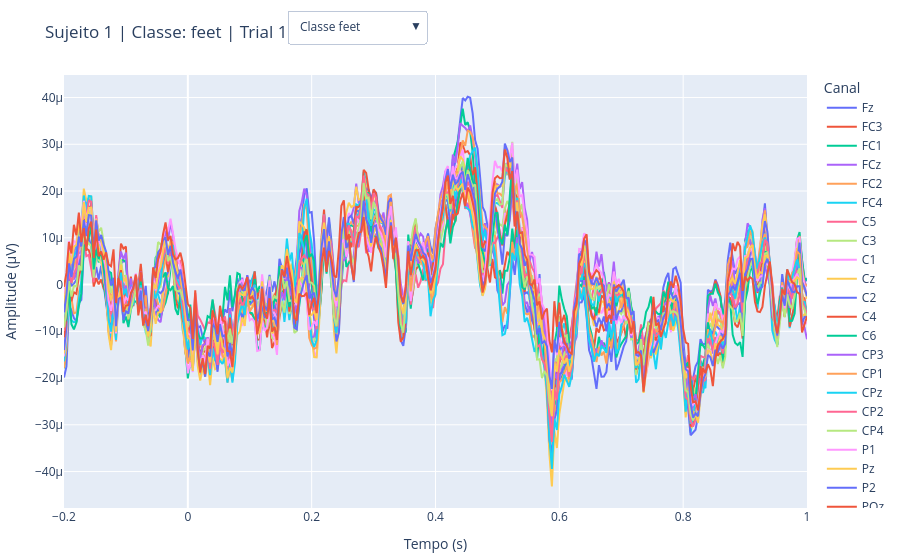

The cell this chart's notebook holds for it:
### Code cell
# SELECIONAR CLASSE

participant = 1
dataset = BNCI2014_001() # dataset usado
data = dataset.get_data(subjects=[participant]) 

session_key = list(data[participant].keys())[0]
run_key = list(data[participant][session_key].keys())[0]
raw = data[participant][session_key][run_key]

events, event_id = mne.events_from_annotations(raw) 
epochs = mne.Epochs(raw, events, event_id=event_id,
tmin=-0.2, tmax=1.0, baseline=None, preload=True)

epochs.pick('eeg') # mantem apenas os canais de eeg

classes = list(event_id.keys()) 
idx = 0
ch_names = epochs.ch_names
n_ch = len(ch_names)

fig = go.Figure()
traces_por_classes = []

for c_idx, classe in enumerate(classes):

    ep_classe = epochs[classe] 
    trial = ep_classe[idx].get_data()[0]
    times = ep_classe.times

    inicio = len(fig.data)
    for ch_idx, ch_name in enumerate(ch_names):
        fig.add_trace(go.Scatter(x=times, y=trial[ch_idx], mode='lines', name=ch_name, legendgroup=f"classe_{c_idx}", visible=(c_idx == 0)))
    traces_por_classes.append((inicio, inicio + n_ch)) 

total_traces = len(fig.data)
buttons = []

for c_idx, classe in enumerate(classes):
    visible_mask = [False] * total_traces
    inicio, fim = traces_por_classes[c_idx]
    for i in range(inicio, fim):
        visible_mask[i] = True

    buttons.append(dict(
        label=f"Classe {classe}",
        method="update",
        args=[
            {"visible": visible_mask},
            {"title": f"Sujeito{participant} | Classe: {classe} | Trial {idx+1}"}
        ]
    ))

fig.update_layout(
    updatemenus=[
        dict(
            buttons=buttons,
            direction="down",
            showactive=True,
            x=0.3,
            xanchor="left",
            y=1.15,
            yanchor="top"
        ),
    ],
    title=f"Sujeito {participant} | Classe: {classes[0]} | Trial {idx+1}",
    xaxis_title="Tempo (s)",
    yaxis_title="Amplitude (µV)",
    margin=dict(l=10, r=10, t=60, b=10),
    legend_title="Canal"
)
display(fig)

### Figure 1 — Plotly figure (JSON) as saved in the notebook; plotly's stock layout.template omitted (floating-point values rounded to 4 significant figures; data arrays with more than 128 entries replaced by an {"elided": "..."} marker saying what was removed)
{"data": [{"legendgroup": "classe_0", "mode": "lines", "name": "Fz", "type": "scatter", "visible": true, "x": {"elided": "301 float values"}, "y": {"elided": "301 float values"}}, {"legendgroup": "classe_0", "mode": "lines", "name": "FC3", "type": "scatter", "visible": true, "x": {"elided": "301 float values"}, "y": {"elided": "301 float values"}}, {"legendgroup": "classe_0", "mode": "lines", "name": "FC1", "type": "scatter", "visible": true, "x": {"elided": "301 float values"}, "y": {"elided": "301 float values"}}, {"legendgroup": "classe_0", "mode": "lines", "name": "FCz", "type": "scatter", "visible": true, "x": {"elided": "301 float values"}, "y": {"elided": "301 float values"}}, {"legendgroup": "classe_0", "mode": "lines", "name": "FC2", "type": "scatter", "visible": true, "x": {"elided": "301 float values"}, "y": {"elided": "301 float values"}}, {"legendgroup": "classe_0", "mode": "lines", "name": "FC4", "type": "scatter", "visible": true, "x": {"elided": "301 float values"}, "y": {"elided": "301 float values"}}, {"legendgroup": "classe_0", "mode": "lines", "name": "C5", "type": "scatter", "visible": true, "x": {"elided": "301 float values"}, "y": {"elided": "301 float values"}}, {"legendgroup": "classe_0", "mode": "lines", "name": "C3", "type": "scatter", "visible": true, "x": {"elided": "301 float values"}, "y": {"elided": "301 float values"}}, {"legendgroup": "classe_0", "mode": "lines", "name": "C1", "type": "scatter", "visible": true, "x": {"elided": "301 float values"}, "y": {"elided": "301 float values"}}, {"legendgroup": "classe_0", "mode": "lines", "name": "Cz", "type": "scatter", "visible": true, "x": {"elided": "301 float values"}, "y": {"elided": "301 float values"}}, {"legendgroup": "classe_0", "mode": "lines", "name": "C2", "type": "scatter", "visible": true, "x": {"elided": "301 float values"}, "y": {"elided": "301 float values"}}, {"legendgroup": "classe_0", "mode": "lines", "name": "C4", "type": "scatter", "visible": true, "x": {"elided": "301 float values"}, "y": {"elided": "301 float values"}}, {"legendgroup": "classe_0", "mode": "lines", "name": "C6", "type": "scatter", "visible": true, "x": {"elided": "301 float values"}, "y": {"elided": "301 float values"}}, {"legendgroup": "classe_0", "mode": "lines", "name": "CP3", "type": "scatter", "visible": true, "x": {"elided": "301 float values"}, "y": {"elided": "301 float values"}}, {"legendgroup": "classe_0", "mode": "lines", "name": "CP1", "type": "scatter", "visible": true, "x": {"elided": "301 float values"}, "y": {"elided": "301 float values"}}, {"legendgroup": "classe_0", "mode": "lines", "name": "CPz", "type": "scatter", "visible": true, "x": {"elided": "301 float values"}, "y": {"elided": "301 float values"}}, {"legendgroup": "classe_0", "mode": "lines", "name": "CP2", "type": "scatter", "visible": true, "x": {"elided": "301 float values"}, "y": {"elided": "301 float values"}}, {"legendgroup": "classe_0", "mode": "lines", "name": "CP4", "type": "scatter", "visible": true, "x": {"elided": "301 float values"}, "y": {"elided": "301 float values"}}, {"legendgroup": "classe_0", "mode": "lines", "name": "P1", "type": "scatter", "visible": true, "x": {"elided": "301 float values"}, "y": {"elided": "301 float values"}}, {"legendgroup": "classe_0", "mode": "lines", "name": "Pz", "type": "scatter", "visible": true, "x": {"elided": "301 float values"}, "y": {"elided": "301 float values"}}, {"legendgroup": "classe_0", "mode": "lines", "name": "P2", "type": "scatter", "visible": true, "x": {"elided": "301 float values"}, "y": {"elided": "301 float values"}}, {"legendgroup": "classe_0", "mode": "lines", "name": "POz", "type": "scatter", "visible": true, "x": {"elided": "301 float values"}, "y": {"elided": "301 float values"}}, {"legendgroup": "classe_1", "mode": "lines", "name": "Fz", "type": "scatter", "visible": false, "x": {"elided": "301 float values"}, "y": {"elided": "301 float values"}}, {"legendgroup": "classe_1", "mode": "lines", "name": "FC3", "type": "scatter", "visible": false, "x": {"elided": "301 float values"}, "y": {"elided": "301 float values"}}, {"legendgroup": "classe_1", "mode": "lines", "name": "FC1", "type": "scatter", "visible": false, "x": {"elided": "301 float values"}, "y": {"elided": "301 float values"}}, {"legendgroup": "classe_1", "mode": "lines", "name": "FCz", "type": "scatter", "visible": false, "x": {"elided": "301 float values"}, "y": {"elided": "301 float values"}}, {"legendgroup": "classe_1", "mode": "lines", "name": "FC2", "type": "scatter", "visible": false, "x": {"elided": "301 float values"}, "y": {"elided": "301 float values"}}, {"legendgroup": "classe_1", "mode": "lines", "name": "FC4", "type": "scatter", "visible": false, "x": {"elided": "301 float values"}, "y": {"elided": "301 float values"}}, {"legendgroup": "classe_1", "mode": "lines", "name": "C5", "type": "scatter", "visible": false, "x": {"elided": "301 float values"}, "y": {"elided": "301 float values"}}, {"legendgroup": "classe_1", "mode": "lines", "name": "C3", "type": "scatter", "visible": false, "x": {"elided": "301 float values"}, "y": {"elided": "301 float values"}}, {"legendgroup": "classe_1", "mode": "lines", "name": "C1", "type": "scatter", "visible": false, "x": {"elided": "301 float values"}, "y": {"elided": "301 float values"}}, {"legendgroup": "classe_1", "mode": "lines", "name": "Cz", "type": "scatter", "visible": false, "x": {"elided": "301 float values"}, "y": {"elided": "301 float values"}}, {"legendgroup": "classe_1", "mode": "lines", "name": "C2", "type": "scatter", "visible": false, "x": {"elided": "301 float values"}, "y": {"elided": "301 float values"}}, {"legendgroup": "classe_1", "mode": "lines", "name": "C4", "type": "scatter", "visible": false, "x": {"elided": "301 float values"}, "y": {"elided": "301 float values"}}, {"legendgroup": "classe_1", "mode": "lines", "name": "C6", "type": "scatter", "visible": false, "x": {"elided": "301 float values"}, "y": {"elided": "301 float values"}}, {"legendgroup": "classe_1", "mode": "lines", "name": "CP3", "type": "scatter", "visible": false, "x": {"elided": "301 float values"}, "y": {"elided": "301 float values"}}, {"legendgroup": "classe_1", "mode": "lines", "name": "CP1", "type": "scatter", "visible": false, "x": {"elided": "301 float values"}, "y": {"elided": "301 float values"}}, {"legendgroup": "classe_1", "mode": "lines", "name": "CPz", "type": "scatter", "visible": false, "x": {"elided": "301 float values"}, "y": {"elided": "301 float values"}}, {"legendgroup": "classe_1", "mode": "lines", "name": "CP2", "type": "scatter", "visible": false, "x": {"elided": "301 float values"}, "y": {"elided": "301 float values"}}, {"legendgroup": "classe_1", "mode": "lines", "name": "CP4", "type": "scatter", "visible": false, "x": {"elided": "301 float values"}, "y": {"elided": "301 float values"}}, {"legendgroup": "classe_1", "mode": "lines", "name": "P1", "type": "scatter", "visible": false, "x": {"elided": "301 float values"}, "y": {"elided": "301 float values"}}, {"legendgroup": "classe_1", "mode": "lines", "name": "Pz", "type": "scatter", "visible": false, "x": {"elided": "301 float values"}, "y": {"elided": "301 float values"}}, {"legendgroup": "classe_1", "mode": "lines", "name": "P2", "type": "scatter", "visible": false, "x": {"elided": "301 float values"}, "y": {"elided": "301 float values"}}, {"legendgroup": "classe_1", "mode": "lines", "name": "POz", "type": "scatter", "visible": false, "x": {"elided": "301 float values"}, "y": {"elided": "301 float values"}}, {"legendgroup": "classe_2", "mode": "lines", "name": "Fz", "type": "scatter", "visible": false, "x": {"elided": "301 float values"}, "y": {"elided": "301 float values"}}, {"legendgroup": "classe_2", "mode": "lines", "name": "FC3", "type": "scatter", "visible": false, "x": {"elided": "301 float values"}, "y": {"elided": "301 float values"}}, {"legendgroup": "classe_2", "mode": "lines", "name": "FC1", "type": "scatter", "visible": false, "x": {"elided": "301 float values"}, "y": {"elided": "301 float values"}}, {"legendgroup": "classe_2", "mode": "lines", "name": "FCz", "type": "scatter", "visible": false, "x": {"elided": "301 float values"}, "y": {"elided": "301 float values"}}, {"legendgroup": "classe_2", "mode": "lines", "name": "FC2", "type": "scatter", "visible": false, "x": {"elided": "301 float values"}, "y": {"elided": "301 float values"}}, {"legendgroup": "classe_2", "mode": "lines", "name": "FC4", "type": "scatter", "visible": false, "x": {"elided": "301 float values"}, "y": {"elided": "301 float values"}}, {"legendgroup": "classe_2", "mode": "lines", "name": "C5", "type": "scatter", "visible": false, "x": {"elided": "301 float values"}, "y": {"elided": "301 float values"}}, {"legendgroup": "classe_2", "mode": "lines", "name": "C3", "type": "scatter", "visible": false, "x": {"elided": "301 float values"}, "y": {"elided": "301 float values"}}, {"legendgroup": "classe_2", "mode": "lines", "name": "C1", "type": "scatter", "visible": false, "x": {"elided": "301 float values"}, "y": {"elided": "301 float values"}}, {"legendgroup": "classe_2", "mode": "lines", "name": "Cz", "type": "scatter", "visible": false, "x": {"elided": "301 float values"}, "y": {"elided": "301 float values"}}, {"legendgroup": "classe_2", "mode": "lines", "name": "C2", "type": "scatter", "visible": false, "x": {"elided": "301 float values"}, "y": {"elided": "301 float values"}}, {"legendgroup": "classe_2", "mode": "lines", "name": "C4", "type": "scatter", "visible": false, "x": {"elided": "301 float values"}, "y": {"elided": "301 float values"}}, {"legendgroup": "classe_2", "mode": "lines", "name": "C6", "type": "scatter", "visible": false, "x": {"elided": "301 float values"}, "y": {"elided": "301 float values"}}, {"legendgroup": "classe_2", "mode": "lines", "name": "CP3", "type": "scatter", "visible": false, "x": {"elided": "301 float values"}, "y": {"elided": "301 float values"}}, {"legendgroup": "classe_2", "mode": "lines", "name": "CP1", "type": "scatter", "visible": false, "x": {"elided": "301 float values"}, "y": {"elided": "301 float values"}}, {"legendgroup": "classe_2", "mode": "lines", "name": "CPz", "type": "scatter", "visible": false, "x": {"elided": "301 float values"}, "y": {"elided": "301 float values"}}, {"legendgroup": "classe_2", "mode": "lines", "name": "CP2", "type": "scatter", "visible": false, "x": {"elided": "301 float values"}, "y": {"elided": "301 float values"}}, {"legendgroup": "classe_2", "mode": "lines", "name": "CP4", "type": "scatter", "visible": false, "x": {"elided": "301 float values"}, "y": {"elided": "301 float values"}}, {"legendgroup": "classe_2", "mode": "lines", "name": "P1", "type": "scatter", "visible": false, "x": {"elided": "301 float values"}, "y": {"elided": "301 float values"}}, {"legendgroup": "classe_2", "mode": "lines", "name": "Pz", "type": "scatter", "visible": false, "x": {"elided": "301 float values"}, "y": {"elided": "301 float values"}}, {"legendgroup": "classe_2", "mode": "lines", "name": "P2", "type": "scatter", "visible": false, "x": {"elided": "301 float values"}, "y": {"elided": "301 float values"}}, {"legendgroup": "classe_2", "mode": "lines", "name": "POz", "type": "scatter", "visible": false, "x": {"elided": "301 float values"}, "y": {"elided": "301 float values"}}, {"legendgroup": "classe_3", "mode": "lines", "name": "Fz", "type": "scatter", "visible": false, "x": {"elided": "301 float values"}, "y": {"elided": "301 float values"}}, {"legendgroup": "classe_3", "mode": "lines", "name": "FC3", "type": "scatter", "visible": false, "x": {"elided": "301 float values"}, "y": {"elided": "301 float values"}}, {"legendgroup": "classe_3", "mode": "lines", "name": "FC1", "type": "scatter", "visible": false, "x": {"elided": "301 float values"}, "y": {"elided": "301 float values"}}, {"legendgroup": "classe_3", "mode": "lines", "name": "FCz", "type": "scatter", "visible": false, "x": {"elided": "301 float values"}, "y": {"elided": "301 float values"}}, {"legendgroup": "classe_3", "mode": "lines", "name": "FC2", "type": "scatter", "visible": false, "x": {"elided": "301 float values"}, "y": {"elided": "301 float values"}}, {"legendgroup": "classe_3", "mode": "lines", "name": "FC4", "type": "scatter", "visible": false, "x": {"elided": "301 float values"}, "y": {"elided": "301 float values"}}, {"legendgroup": "classe_3", "mode": "lines", "name": "C5", "type": "scatter", "visible": false, "x": {"elided": "301 float values"}, "y": {"elided": "301 float values"}}, {"legendgroup": "classe_3", "mode": "lines", "name": "C3", "type": "scatter", "visible": false, "x": {"elided": "301 float values"}, "y": {"elided": "301 float values"}}, {"legendgroup": "classe_3", "mode": "lines", "name": "C1", "type": "scatter", "visible": false, "x": {"elided": "301 float values"}, "y": {"elided": "301 float values"}}, {"legendgroup": "classe_3", "mode": "lines", "name": "Cz", "type": "scatter", "visible": false, "x": {"elided": "301 float values"}, "y": {"elided": "301 float values"}}, {"legendgroup": "classe_3", "mode": "lines", "name": "C2", "type": "scatter", "visible": false, "x": {"elided": "301 float values"}, "y": {"elided": "301 float values"}}, {"legendgroup": "classe_3", "mode": "lines", "name": "C4", "type": "scatter", "visible": false, "x": {"elided": "301 float values"}, "y": {"elided": "301 float values"}}, {"legendgroup": "classe_3", "mode": "lines", "name": "C6", "type": "scatter", "visible": false, "x": {"elided": "301 float values"}, "y": {"elided": "301 float values"}}, {"legendgroup": "classe_3", "mode": "lines", "name": "CP3", "type": "scatter", "visible": false, "x": {"elided": "301 float values"}, "y": {"elided": "301 float values"}}, {"legendgroup": "classe_3", "mode": "lines", "name": "CP1", "type": "scatter", "visible": false, "x": {"elided": "301 float values"}, "y": {"elided": "301 float values"}}, {"legendgroup": "classe_3", "mode": "lines", "name": "CPz", "type": "scatter", "visible": false, "x": {"elided": "301 float values"}, "y": {"elided": "301 float values"}}, {"legendgroup": "classe_3", "mode": "lines", "name": "CP2", "type": "scatter", "visible": false, "x": {"elided": "301 float values"}, "y": {"elided": "301 float values"}}, {"legendgroup": "classe_3", "mode": "lines", "name": "CP4", "type": "scatter", "visible": false, "x": {"elided": "301 float values"}, "y": {"elided": "301 float values"}}, {"legendgroup": "classe_3", "mode": "lines", "name": "P1", "type": "scatter", "visible": false, "x": {"elided": "301 float values"}, "y": {"elided": "301 float values"}}, {"legendgroup": "classe_3", "mode": "lines", "name": "Pz", "type": "scatter", "visible": false, "x": {"elided": "301 float values"}, "y": {"elided": "301 float values"}}, {"legendgroup": "classe_3", "mode": "lines", "name": "P2", "type": "scatter", "visible": false, "x": {"elided": "301 float values"}, "y": {"elided": "301 float values"}}, {"legendgroup": "classe_3", "mode": "lines", "name": "POz", "type": "scatter", "visible": false, "x": {"elided": "301 float values"}, "y": {"elided": "301 float values"}}], "layout": {"legend": {"title": {"text": "Canal"}}, "margin": {"b": 10, "l": 10, "r": 10, "t": 60}, "title": {"text": "Sujeito 1 | Classe: feet | Trial 1"}, "updatemenus": [{"buttons": [{"args": [{"visible": [true, true, true, true, true, true, true, true, true, true, true, true, true, true, true, true, true, true, true, true, true, true, false, false, false, false, false, false, false, false, false, false, false, false, false, false, false, false, false, false, false, false, false, false, false, false, false, false, false, false, false, false, false, false, false, false, false, false, false, false, false, false, false, false, false, false, false, false, false, false, false, false, false, false, false, false, false, false, false, false, false, false, false, false, false, false, false, false]}, {"title": "Sujeito1 | Classe: feet | Trial 1"}], "label": "Classe feet", "method": "update"}, {"args": [{"visible": [false, false, false, false, false, false, false, false, false, false, false, false, false, false, false, false, false, false, false, false, false, false, true, true, true, true, true, true, true, true, true, true, true, true, true, true, true, true, true, true, true, true, true, true, false, false, false, false, false, false, false, false, false, false, false, false, false, false, false, false, false, false, false, false, false, false, false, false, false, false, false, false, false, false, false, false, false, false, false, false, false, false, false, false, false, false, false, false]}, {"title": "Sujeito1 | Classe: left_hand | Trial 1"}], "label": "Classe left_hand", "method": "update"}, {"args": [{"visible": [false, false, false, false, false, false, false, false, false, false, false, false, false, false, false, false, false, false, false, false, false, false, false, false, false, false, false, false, false, false, false, false, false, false, false, false, false, false, false, false, false, false, false, false, true, true, true, true, true, true, true, true, true, true, true, true, true, true, true, true, true, true, true, true, true, true, false, false, false, false, false, false, false, false, false, false, false, false, false, false, false, false, false, false, false, false, false, false]}, {"title": "Sujeito1 | Classe: right_hand | Trial 1"}], "label": "Classe right_hand", "method": "update"}, {"args": [{"visible": [false, false, false, false, false, false, false, false, false, false, false, false, false, false, false, false, false, false, false, false, false, false, false, false, false, false, false, false, false, false, false, false, false, false, false, false, false, false, false, false, false, false, false, false, false, false, false, false, false, false, false, false, false, false, false, false, false, false, false, false, false, false, false, false, false, false, true, true, true, true, true, true, true, true, true, true, true, true, true, true, true, true, true, true, true, true, true, true]}, {"title": "Sujeito1 | Classe: tongue | Trial 1"}], "label": "Classe tongue", "method": "update"}], "direction": "down", "showactive": true, "x": 0.3, "xanchor": "left", "y": 1.15, "yanchor": "top"}], "xaxis": {"title": {"text": "Tempo (s)"}}, "yaxis": {"title": {"text": "Amplitude (µV)"}}}}
